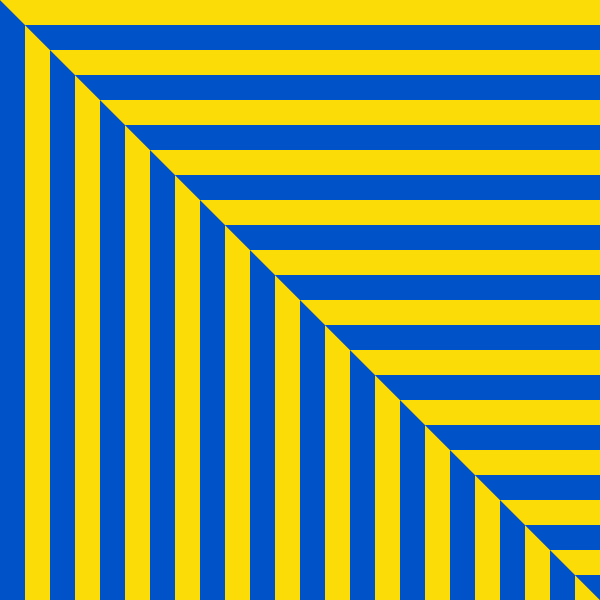
Frame 1 (no input)
Frame 60 (no input): identical to frame 1, image omitted
Frame 120 (the mouse pressed at the canvas centre since frame 60): identical to frame 1, image omitted

The p5.js sketch that drew this single still picture (run headless with seeded random() and noise() and a simulated clock; from frame 60 on, the mouse is pressed at the canvas centre):

// p5.js sketch
// ── sketch.js
// recreate Frank Stella's Untitled 
// http://www.tate.org.uk/art/artworks/stella-untitled-rabat-p77806

var side = 25;
var color1, color2;
var t = 0;

function setup() {
  createCanvas(600, 600);
  noStroke();
  color1 = color(0, 82, 200);
  color2 = color(251, 220, 7);
}

function draw() {
  background(100);
  // rectMode(CENTER);
  for (var i = 0; i < width/side; i++) {
      if ((i%2)==0) {
        fill(color1);
      }
      else {
        fill(color2);
      }   
      quad(side*i, side*i, side*(i+1), side*(i+1), side*(i+1), height, side*i, height);
      //quad(side*i, side*i, side*(i+1), side*(i+1), width, side*(i+1), width, side*i);   
  }

  for (var j = 0; j < width/side; j++) {
      if ((j%2)==0) {
        fill(color2);
      }
      else {
        fill(color1);
      }  
      quad(side*j, side*j, side*(j+1), side*(j+1), width, side*(j+1), width, side*j);  
      //quad(side*j+t, side*j+t, side*(j+1)+t, side*(j+1)+t, width+t, side*(j+1)+t, width, side*j);
      //quad(side*j+t, side*j+t, side*(j+1)+t, side*(j+1)+t, side*(j+1)+t, height+t, side*j, height);
  }

  //t += sin(radians(frameCount))*10;

}

// function draw() {
//   background(100);
//   // rectMode(CENTER);
//   for (var i = 0; i < width/side; i++) {
//       if ((i%2)==0) {
//         fill(color1);
//       }
//       else {
//         fill(color2);
//       }   
//       quad(side*i, side*i, side*(i+1), side*(i+1), side*(i+1), 0, side*i, 0);
//   }

//   for (var j = 0; j < width/side; j++) {
//       if ((j%2)==0) {
//         fill(color2);
//       }
//       else {
//         fill(color1);
//       }   
//       quad(side*j, side*j, side*(j+1), side*(j+1), 0, side*(j+1), 0, side*j);
//   }

// }


// function draw() {
//   background(100);
//   rectMode(CENTER);
//   for (var i = 0; i < 8; i++) {
//     for (var j = 0; j < 8; j++) {
//       if ((i+j)%2==0) {
//         fill(0);
//       }
//       else {
//         fill(255);
//       }   
//       rect(side*i+(side/2), side*j+(side/2), side, side);
//     }
//   }
// }
